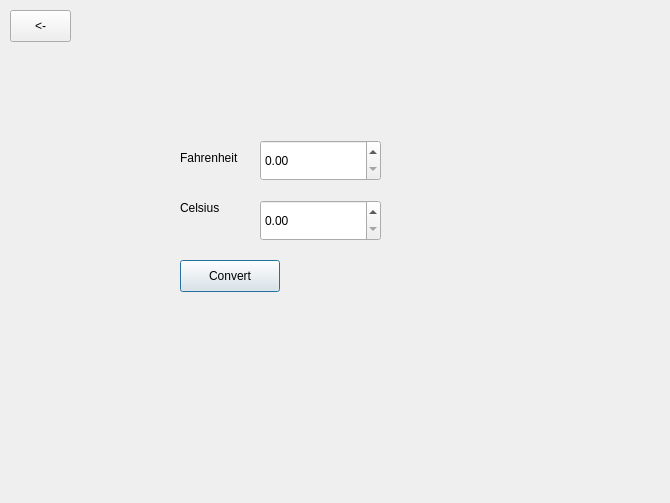
<?xml version="1.0" encoding="UTF-8"?>
<ui version="4.0">
 <class>Converter</class>
 <widget class="QDialog" name="Converter">
  <property name="geometry">
   <rect>
    <x>0</x>
    <y>0</y>
    <width>670</width>
    <height>503</height>
   </rect>
  </property>
  <property name="windowTitle">
   <string>Dialog</string>
  </property>
  <widget class="QLabel" name="label">
   <property name="geometry">
    <rect>
     <x>180</x>
     <y>150</y>
     <width>71</width>
     <height>16</height>
    </rect>
   </property>
   <property name="text">
    <string>Fahrenheit</string>
   </property>
  </widget>
  <widget class="QPushButton" name="pushButton">
   <property name="geometry">
    <rect>
     <x>180</x>
     <y>260</y>
     <width>100</width>
     <height>32</height>
    </rect>
   </property>
   <property name="text">
    <string>Convert</string>
   </property>
  </widget>
  <widget class="QLabel" name="label_2">
   <property name="geometry">
    <rect>
     <x>180</x>
     <y>200</y>
     <width>58</width>
     <height>16</height>
    </rect>
   </property>
   <property name="text">
    <string>Celsius</string>
   </property>
  </widget>
  <widget class="QPushButton" name="pushButton_3">
   <property name="geometry">
    <rect>
     <x>10</x>
     <y>10</y>
     <width>61</width>
     <height>32</height>
    </rect>
   </property>
   <property name="text">
    <string>&lt;-</string>
   </property>
  </widget>
  <widget class="QLabel" name="pic">
   <property name="geometry">
    <rect>
     <x>0</x>
     <y>0</y>
     <width>671</width>
     <height>501</height>
    </rect>
   </property>
   <property name="text">
    <string/>
   </property>
  </widget>
  <widget class="QDoubleSpinBox" name="spinbox">
   <property name="geometry">
    <rect>
     <x>260</x>
     <y>140</y>
     <width>121</width>
     <height>41</height>
    </rect>
   </property>
  </widget>
  <widget class="QDoubleSpinBox" name="spinbox_2">
   <property name="geometry">
    <rect>
     <x>260</x>
     <y>200</y>
     <width>121</width>
     <height>41</height>
    </rect>
   </property>
  </widget>
  <widget class="QLabel" name="Res">
   <property name="geometry">
    <rect>
     <x>230</x>
     <y>360</y>
     <width>361</width>
     <height>91</height>
    </rect>
   </property>
   <property name="font">
    <font>
     <family>.AppleSystemUIFont</family>
     <pointsize>21</pointsize>
    </font>
   </property>
   <property name="text">
    <string/>
   </property>
  </widget>
  <zorder>pic</zorder>
  <zorder>label_2</zorder>
  <zorder>label</zorder>
  <zorder>pushButton</zorder>
  <zorder>pushButton_3</zorder>
  <zorder>spinbox</zorder>
  <zorder>spinbox_2</zorder>
  <zorder>Res</zorder>
 </widget>
 <resources/>
 <connections/>
</ui>
